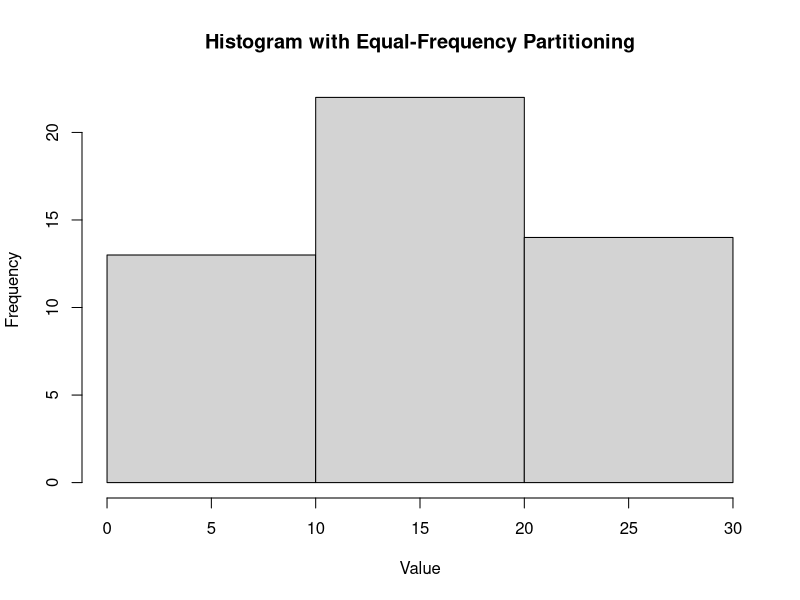

The R script that drew this image:
data <- c(1, 1, 5, 5, 5, 5, 5, 8, 8, 10, 10, 10, 10, 12, 14, 14, 14, 15, 15, 15, 15, 15, 15, 18, 18, 18, 18, 18, 20, 20, 20, 20, 20, 20, 20, 21, 21, 21, 21, 25, 25, 25, 25, 25, 28, 28, 30, 30, 30)
bins <- cut(data, breaks=3, labels=FALSE)
print(bins)
bin_means <- tapply(data, bins, mean)
bin_boundaries <- tapply(data, bins, range)
print(bin_means)
print(bin_boundaries)
hist(data, breaks=3, main="Histogram with Equal-Frequency Partitioning", xlab="Value", ylab="Frequency")
